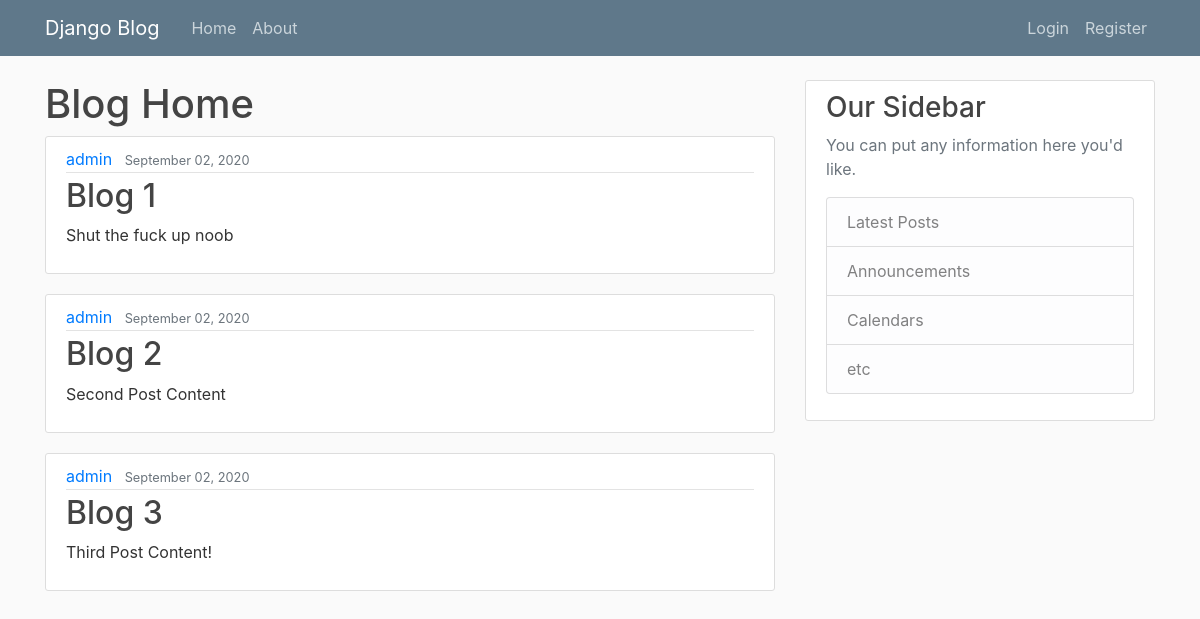
Screenshot of /blog/ with the database file from the repository.
### blog/models.py (models this page shows, shortened)
class Post(models.Model):
    title = models.CharField(max_length=100)
    content = models.TextField()
    date_posted = models.DateTimeField(default=timezone.now)
    author = models.ForeignKey(User, on_delete=models.CASCADE)

### blog/views.py (the view)
# urls.py: path('', views.home, name='blog-home'),
def home(request):
    context = {
        'posts': Post.objects.all()
    }
    return render(request, 'blog/home.html', context)

### blog/templates/blog/home.html
{% extends "blog/base.html" %}
{% block content %}
    <h1>Blog Home</h1>
    {% for post in posts %}
        <article class="media content-section">
            <div class="media-body">
                <div class="article-metadata">
                    <a class="mr-2" href="#">{{ post.author }}</a>
                    <small class="text-muted">{{ post.date_posted|date:"F d, Y" }}</small>
                </div>
                <h2><a class="article-title" href="#">{{ post.title }}</a></h2>
                <p class="article-content">{{ post.content }}</p>
            </div>
        </article>
    {% endfor %}
{% endblock content %}

### blog/templates/blog/base.html (shortened to what this page needs)
{% load static %}
<!DOCTYPE html>
<html>
<head>
    <link rel="stylesheet" href="https://maxcdn.bootstrapcdn.com/bootstrap/4.0.0/css/bootstrap.min.css">
    <link rel="stylesheet" type="text/css" href="{% static 'blog/main.css' %}">
</head>
<body>
    <header class="site-header">
      <nav class="navbar navbar-expand-md navbar-dark bg-steel fixed-top">
        <div class="container">
          <a class="navbar-brand mr-4" href="{% url 'blog-home' %}">Django Blog</a>
          <div class="collapse navbar-collapse" id="navbarToggle">
            <div class="navbar-nav mr-auto">
              <a class="nav-item nav-link" href="{% url 'blog-home' %}">Home</a>
              <a class="nav-item nav-link" href="{% url 'blog-about' %}">About</a>
            </div>
            <div class="navbar-nav">
              {% if user.is_authenticated %}
                <a class="nav-item nav-link" href="{% url 'profile' %}">Profile</a>
                <a class="nav-item nav-link" href="{% url 'logout' %}">Logout</a>
              {% else %}
                <a class="nav-item nav-link" href="{% url 'login' %}">Login</a>
                <a class="nav-item nav-link" href="{% url 'register' %}">Register</a>
              {% endif %}
            </div>
          </div>
        </div>
      </nav>
    </header>
    <main role="main" class="container">
      <div class="row">
        <div class="col-md-8">
          {% block content %}{% endblock %}
        </div>
        <div class="col-md-4">
          <div class="content-section">
            <h3>Our Sidebar</h3>
            <p class='text-muted'>You can put any information here you'd like.
              <ul class="list-group">
                <li class="list-group-item list-group-item-light">Latest Posts</li>
                <li class="list-group-item list-group-item-light">Announcements</li>
                <li class="list-group-item list-group-item-light">Calendars</li>
                <li class="list-group-item list-group-item-light">etc</li>
              </ul>
            </p>
          </div>
        </div>
      </div>
    </main>
</body>
</html>

### blog/static/blog/main.css (style rules this page uses)
body { background: #fafafa; color: #333333; margin-top: 5rem; }
h1, h2, h3, h4, h5, h6 { color: #444444; }
ul { margin: 0; }
.bg-steel { background-color: #5f788a; }
.site-header .navbar-nav .nav-link { color: #cbd5db; }
.content-section { background: #ffffff; padding: 10px 20px; border: 1px solid #dddddd; border-radius: 3px; margin-bottom: 20px; }
.article-title { color: #444444; }
.article-content { white-space: pre-line; }
.article-metadata { padding-bottom: 1px; margin-bottom: 4px; border-bottom: 1px solid #e3e3e3 }

### rows the page displays
Post: author "admin", date_posted "September 02, 2020", title "Blog 1", content "Shut the fuck up noob"
Post: author "admin", date_posted "September 02, 2020", title "Blog 2", content "Second Post Content"
Post: author "admin", date_posted "September 02, 2020", title "Blog 3", content "Third Post Content!"
